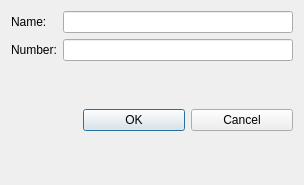
<?xml version="1.0" encoding="UTF-8"?>
<ui version="4.0">
 <class>EditDialog</class>
 <widget class="QDialog" name="EditDialog">
  <property name="geometry">
   <rect>
    <x>0</x>
    <y>0</y>
    <width>304</width>
    <height>185</height>
   </rect>
  </property>
  <property name="windowTitle">
   <string>EditDialog</string>
  </property>
  <layout class="QGridLayout" name="gridLayout">
   <item row="0" column="0">
    <widget class="QLabel" name="label">
     <property name="text">
      <string>Name:</string>
     </property>
    </widget>
   </item>
   <item row="0" column="1">
    <widget class="QLineEdit" name="nameEdit"/>
   </item>
   <item row="1" column="0">
    <widget class="QLabel" name="label_2">
     <property name="text">
      <string>Number:</string>
     </property>
    </widget>
   </item>
   <item row="1" column="1">
    <widget class="QLineEdit" name="numberEdit"/>
   </item>
   <item row="2" column="1">
    <layout class="QHBoxLayout" name="horizontalLayout">
     <item>
      <spacer name="verticalSpacer">
       <property name="orientation">
        <enum>Qt::Vertical</enum>
       </property>
       <property name="sizeHint" stdset="0">
        <size>
         <width>20</width>
         <height>40</height>
        </size>
       </property>
      </spacer>
     </item>
     <item>
      <widget class="QPushButton" name="okButton">
       <property name="text">
        <string>OK</string>
       </property>
      </widget>
     </item>
     <item>
      <widget class="QPushButton" name="cancelButton">
       <property name="text">
        <string>Cancel</string>
       </property>
      </widget>
     </item>
    </layout>
   </item>
  </layout>
 </widget>
 <layoutdefault spacing="6" margin="11"/>
 <resources/>
 <connections>
  <connection>
   <sender>okButton</sender>
   <signal>clicked()</signal>
   <receiver>EditDialog</receiver>
   <slot>accept()</slot>
   <hints>
    <hint type="sourcelabel">
     <x>143</x>
     <y>114</y>
    </hint>
    <hint type="destinationlabel">
     <x>79</x>
     <y>62</y>
    </hint>
   </hints>
  </connection>
  <connection>
   <sender>cancelButton</sender>
   <signal>clicked()</signal>
   <receiver>EditDialog</receiver>
   <slot>reject()</slot>
   <hints>
    <hint type="sourcelabel">
     <x>245</x>
     <y>115</y>
    </hint>
    <hint type="destinationlabel">
     <x>173</x>
     <y>66</y>
    </hint>
   </hints>
  </connection>
 </connections>
</ui>
